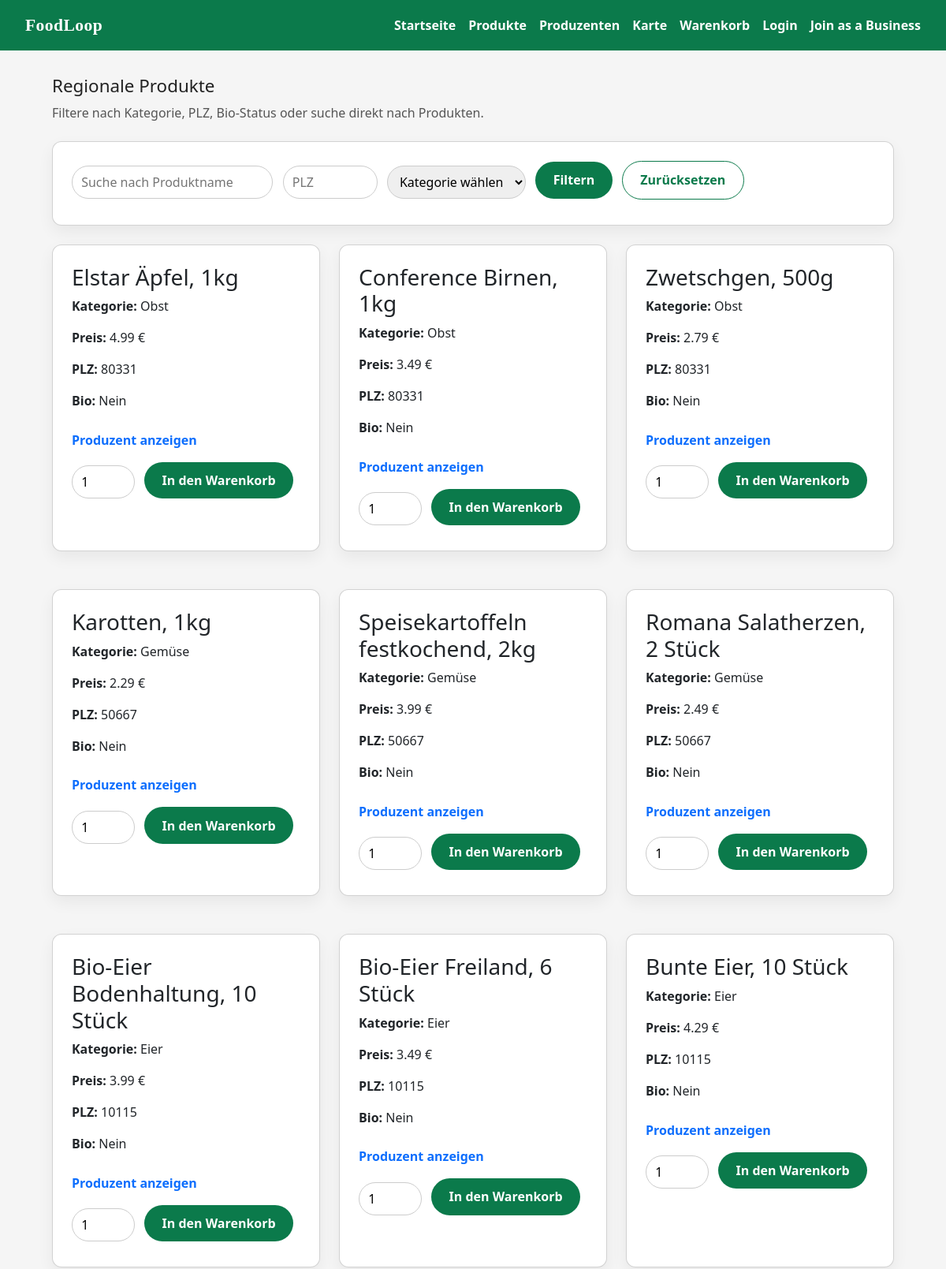
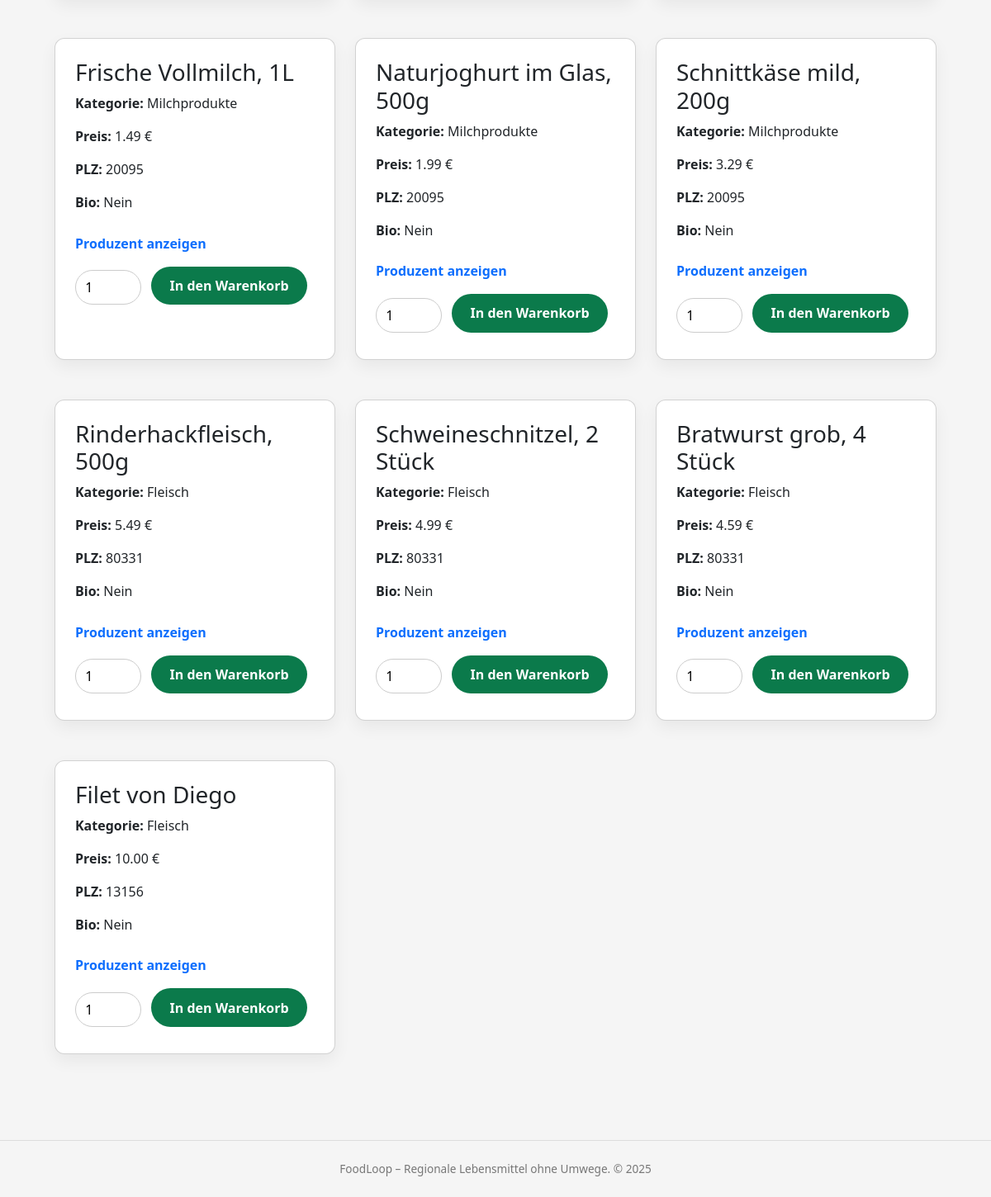
Page /products on the committed database (2 pictures, top to bottom).
### models.py (models this page shows)
class Product(db.Model):
    __tablename__ = "product"
    product_id = db.Column(db.Integer, primary_key=True)
    producer_id = db.Column(
        db.Integer,
        db.ForeignKey("producer_profile.producer_id"),
        nullable=False,
    )
    category_id = db.Column(
        db.Integer, db.ForeignKey("category.category_id"), nullable=False
    )
    name = db.Column(db.String(255), nullable=False)
    description = db.Column(db.Text)
    price = db.Column(db.Numeric(10, 2), nullable=False)
    is_active = db.Column(db.Boolean, default=True, nullable=False)
    created_at = db.Column(db.DateTime, default=datetime.utcnow, nullable=False)
    producer = db.relationship("ProducerProfile", back_populates="products")
    category = db.relationship("Category", back_populates="products")
    cart_items = db.relationship("CartItem", back_populates="product", lazy="dynamic")
    order_items = db.relationship(
        "OrderItem", back_populates="product", lazy="dynamic"
    )

class Category(db.Model):
    __tablename__ = "category"
    category_id = db.Column(db.Integer, primary_key=True)
    name = db.Column(db.String(100), nullable=False, unique=True)
    products = db.relationship("Product", back_populates="category", lazy="dynamic")
    producers = db.relationship(
        "ProducerProfile",
        secondary=producer_category,
        back_populates="categories",
        lazy="dynamic",
    )

class Address(db.Model):
    __tablename__ = "address"
    address_id = db.Column(db.Integer, primary_key=True)
    street = db.Column(db.String(255), nullable=False)
    city = db.Column(db.String(100), nullable=False)
    zip = db.Column(db.String(20), nullable=False)
    country = db.Column(db.String(100), nullable=False)
    created_at = db.Column(db.DateTime, default=datetime.utcnow, nullable=False)
    customers = db.relationship(
        "CustomerProfile", back_populates="address", lazy="dynamic"
    )
    producers = db.relationship(
        "ProducerProfile", back_populates="address", lazy="dynamic"
    )

### app.py (the view, shortened to what this page needs)
@app.route("/products")
def products():
    current_query = request.args.get("q", "").strip()
    current_zip = request.args.get("zip", "").strip()
    current_category = request.args.get("category", "").strip()
    query = Product.query.filter_by(is_active=True)
    if current_query:
        query = query.filter(Product.name.ilike(f"%{current_query}%"))
    if current_category:
        query = (
            query
            .join(Product.category)          # Product -> Category
            .filter(Category.name == current_category)
        )
    products = query.all()
    categories = Category.query.all()
    return render_template(
        "products.html",
        products=products,
        categories=categories,
        current_query=current_query,
        current_zip=current_zip,
        current_category=current_category,
    )

### templates/products.html (shortened to what this page needs)
{% extends "base.html" %}
{% block content %}
<section>
    <h1 class="section-title">Regionale Produkte</h1>
    <p class="section-sub">
        Filtere nach Kategorie, PLZ, Bio-Status oder suche direkt nach Produkten.
    </p>
    <div class="card">
        <form method="get" class="inline-form">
            <input type="text" name="q" placeholder="Suche nach Produktname" value="{{ current_query }}">
            <input type="text" name="zip" placeholder="PLZ" value="{{ current_zip }}" style="max-width:120px;">
            <select name="category">
                <option value="">Kategorie wählen</option>
            </select>
            <button class="btn btn-primary" type="submit">Filtern</button>
            <a href="{{ url_for('products') }}" class="btn btn-secondary">Zurücksetzen</a>
        </form>
    </div>
    <div class="grid">
        {% if products %}
        {% for p in products %}
        <div class="card">
            <h3>{{ p.name }}</h3>
            <p><strong>Kategorie:</strong> {{ p.category.name }}</p>
            <p><strong>Preis:</strong> {{ "%.2f"|format(p.price) }} €</p>
            <p><strong>PLZ:</strong> {{ p.producer.address.zip if p.producer and p.producer.address else "-" }}</p>
            <p><strong>Bio:</strong> {{ "Ja" if p.bio else "Nein" }}</p>
            <p style="margin-top:0.5rem;">
                <button
                    type="button"
                    class="btn btn-link p-0 show-producer-btn"
                    data-producer-id="{{ p.producer_id }}">
                    Produzent anzeigen
                </button>
            </p>
            <form class="inline-form add-to-cart-form" data-product-id="{{ p.product_id }}">
                <input type="number" name="quantity" value="1" min="1" style="max-width:80px;">
                <button type="button" class="btn btn-primary add-to-cart-btn">
                    In den Warenkorb
                </button>
            </form>
        </div>
        {% endfor %}
        {% else %}
        <div class="card">
            <p>Keine Produkte gefunden. Passe deine Filter an.</p>
        </div>
        {% endif %}
    </div>
</section>
{% endblock %}

### static/css/base.css (style rules this page uses)
body { font-family: system-ui, -apple-system, BlinkMacSystemFont, "Segoe UI", sans-serif; margin: 0; background: #f5f5f5; color: #222; overflow-x: hidden; }
input, select { padding: 0.5rem 0.7rem; border-radius: 999px; border: 1px solid #ccc; font: inherit; }

### static/css/layout.css (style rules this page uses)
.grid { display: grid; grid-template-columns: repeat(auto-fill, minmax(260px, 1fr)); gap: 1.5rem; max-width: 1100px; margin: 0 auto; }
.section-title { font-size: 1.4rem; margin-bottom: 0.5rem; }
.section-sub { color: #555; margin-bottom: 1.5rem; }

### static/css/components.css (style rules this page uses)
.btn { display: inline-block; padding: 0.7rem 1.4rem; border-radius: 999px; border: none; cursor: pointer; text-decoration: none; font-weight: 600; }
.btn-primary { background: #0b7a4b; color: white; }
.btn-secondary { background: white; color: #0b7a4b; border: 1px solid #0b7a4b; }
.card { background: white; border-radius: 0.75rem; padding: 1.5rem; box-shadow: 0 8px 20px rgba(0,0,0,0.06); margin-bottom: 1.5rem; }
form.inline-form > * { margin-right: 0.5rem; margin-bottom: 0.5rem; }

### rows in the picture
Product: name "Elstar Äpfel, 1kg", category.name "Obst", price "4.99", producer.address "80331", bio "Nein"
Product: name "Conference Birnen, 1kg", category.name "Obst", price "3.49", producer.address "80331", bio "Nein"
Product: name "Zwetschgen, 500g", category.name "Obst", price "2.79", producer.address "80331", bio "Nein"
Product: name "Karotten, 1kg", category.name "Gemüse", price "2.29", producer.address "50667", bio "Nein"
Product: name "Speisekartoffeln festkochend, 2kg", category.name "Gemüse", price "3.99", producer.address "50667", bio "Nein"
Product: name "Romana Salatherzen, 2 Stück", category.name "Gemüse", price "2.49", producer.address "50667", bio "Nein"
Product: name "Bio-Eier Bodenhaltung, 10 Stück", category.name "Eier", price "3.99", producer.address "10115", bio "Nein"
Product: name "Bio-Eier Freiland, 6 Stück", category.name "Eier", price "3.49", producer.address "10115", bio "Nein"
Product: name "Bunte Eier, 10 Stück", category.name "Eier", price "4.29", producer.address "10115", bio "Nein"
Product: name "Frische Vollmilch, 1L", category.name "Milchprodukte", price "1.49", producer.address "20095", bio "Nein"
Product: name "Naturjoghurt im Glas, 500g", category.name "Milchprodukte", price "1.99", producer.address "20095", bio "Nein"
Product: name "Schnittkäse mild, 200g", category.name "Milchprodukte", price "3.29", producer.address "20095", bio "Nein"
Product: name "Rinderhackfleisch, 500g", category.name "Fleisch", price "5.49", producer.address "80331", bio "Nein"
Product: name "Schweineschnitzel, 2 Stück", category.name "Fleisch", price "4.99", producer.address "80331", bio "Nein"
Product: name "Bratwurst grob, 4 Stück", category.name "Fleisch", price "4.59", producer.address "80331", bio "Nein"
Product: name "Filet von Diego", category.name "Fleisch", price "10.00", producer.address "13156", bio "Nein"

### other values in the picture
{{ 2025 }} "2025"
